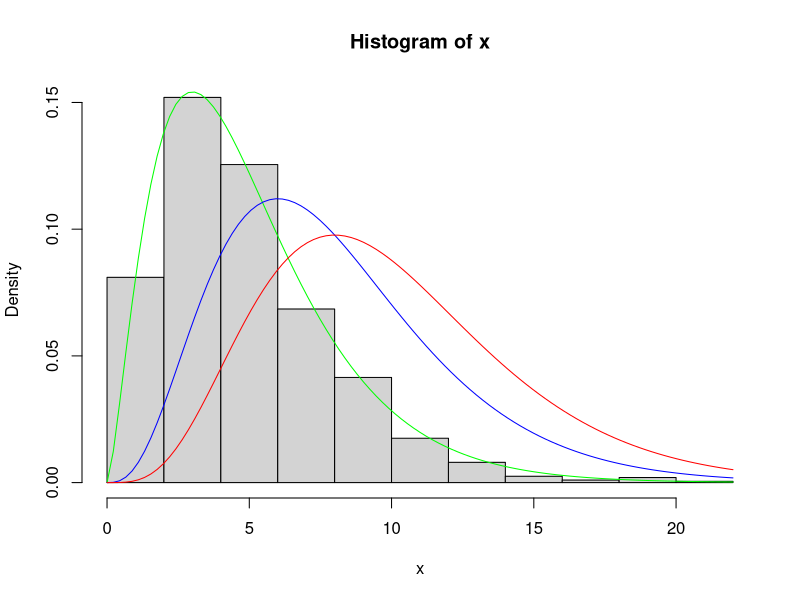
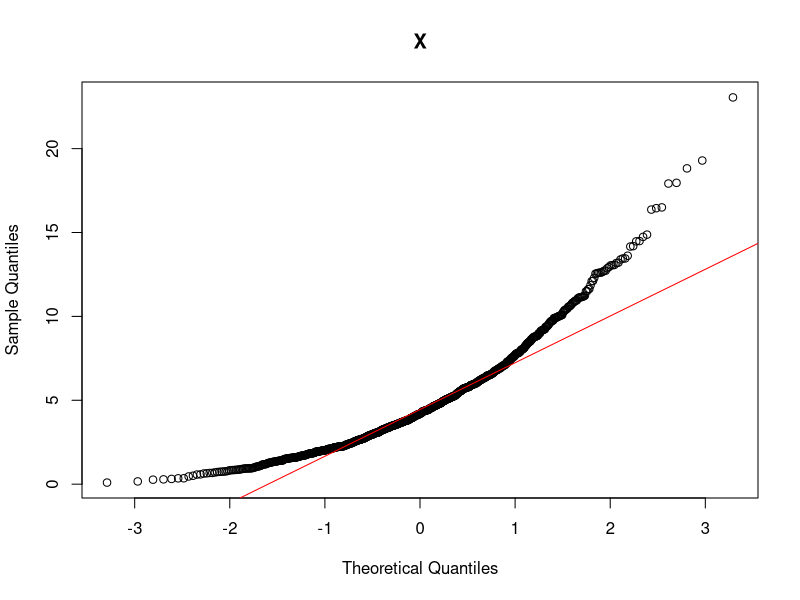

Recreate these plots in R, in order. (Note: this script raises an error after producing the figures.)
## ---- chunk 1
x <- rchisq(1000, 5)
hist(x, prob=TRUE)
curve( dchisq(x, df=5), col='green', add=TRUE)
curve( dchisq(x, df=8), col='blue', add=TRUE)
curve( dchisq(x, df=10), col='red', add=TRUE )


## ---- chunk 2
#R has a quantile-quantil plot (QQ) . Plots data against a standard normal distibution  X = N(0,1) with mean 0 and sd 1. There is also a qqline which adds a line to the normal QQ plot. This line makes it easier to evaluate a clear deviationfrom normality. the licster all the points lie to the line the closer the distirbution of the samples comes from a noraml distirbution. 

#Genearte chi-sqaure distribution
x <- rchisq(1000, 5)
qqnorm( x, main='X')   #Plots the data against a normal distribution
qqline( x,col="red" )

mean(x)
length(x)
std
sd(x,na.rm=TRUE)


y <- rt(200, df = 5)
qqnorm(y)
qqline(y, col = "red")
qqplot(y, rt(300, df = 5))

qqplot(qchisq(ppoints(500), df = 3), y,
       main = expression("Q-Q plot for" ~~ {chi^2}[nu == 3]))
qqline(y, distribution = function(p) qchisq(p, df = 3),
       prob = c(0.1, 0.6), col = 2)
mtext("qqline(*, dist = qchisq(., df=3), prob = c(0.1, 0.6))")




hist(x, prob=TRUE)
curve( dchisq(x, df=5), col='green', add=TRUE)
curve( dchisq(x, df=8), col='blue', add=TRUE)
curve( dchisq(x, df=10), col='red', add=TRUE )

## ---- chunk 3
summary(cars)
## ---- chunk 4
plot(cars)
